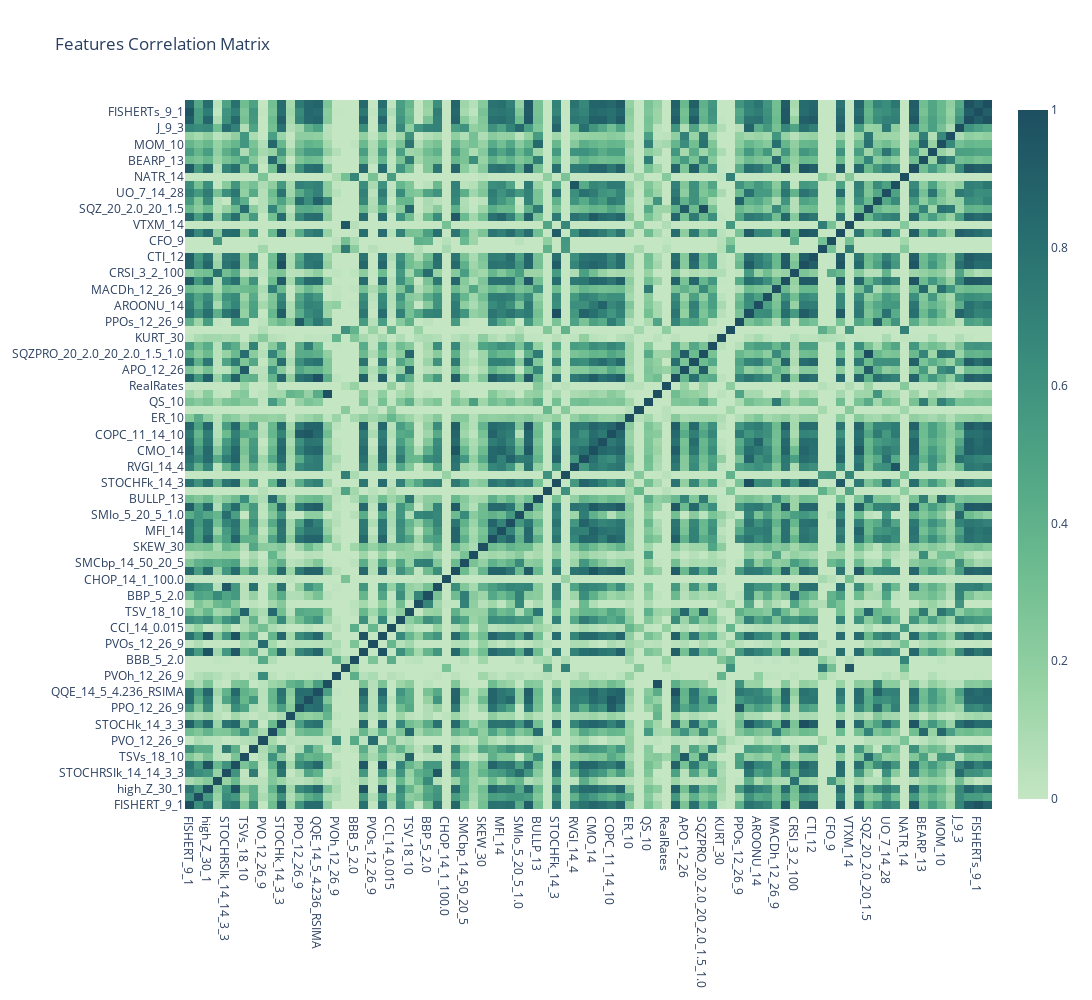

This figure's notebook cell:
### Markdown cell above
###### using the same Feature Selection class, specify the correlation coefficient Threshold of choice. (The projected tested correlation in the 0.60 - 0.90) ranges.

### Code cell
# Call the filter_correlation method, within the class providing it with the desired correlation threshold.
# The multicollinearity steps follows the Boruta and RFE intersection steps. Hence, there is no need to specify the dataframe, the code has designed such that it already takes as input the dataframe which contains the features output of Boruta and RFE intersection. 
# However, for testing purposes, there's an optionality to provide the function with both correlation coefficient and dataframe, and it will filter for multicollinearitu among features.
filtered_feature = feat_select.filter_correlation(corr_coeff=0.70)

### Figure 1 — Plotly figure (JSON) as saved in the notebook; plotly's stock layout.template omitted (floating-point values rounded to 4 significant figures; data arrays with more than 128 entries replaced by an {"elided": "..."} marker saying what was removed)
{"data": [{"colorscale": [[0.0, "rgb(196, 230, 195)"], [0.1667, "rgb(150, 210, 164)"], [0.3333, "rgb(109, 188, 144)"], [0.5, "rgb(77, 162, 132)"], [0.6667, "rgb(54, 135, 122)"], [0.8333, "rgb(38, 107, 110)"], [1.0, "rgb(29, 79, 96)"]], "x": ["FISHERT_9_1", "EXHC_UPa", "high_Z_30_1", "PCTRET_1", "STOCHRSIk_14_14_3_3", "close_Z_30_1", "TSVs_18_10", "REFLEX_20_20_0.04", "PVO_12_26_9", "EFI_13", "STOCHk_14_3_3", "PVIe_255", "PPO_12_26_9", "ENTP_10", "QQE_14_5_4.236_RSIMA", "TRIX_30_9", "PVOh_12_26_9", "RWIl_14", "BBB_5_2.0", "open_Z_30_1", "PVOs_12_26_9", "low_Z_30_1", "CCI_14_0.015", "RVI_14", "TSV_18_10", "STOCHh_14_3_3", "BBP_5_2.0", "STOCHRSId_14_14_3_3", "CHOP_14_1_100.0", "RWIh_14", "SMCbp_14_50_20_5", "SMCbi_14_50_20_5", "SKEW_30", "BIAS_SMA_26", "MFI_14", "ROC_10", "SMIo_5_20_5_1.0", "RSX_14", "BULLP_13", "EXHC_DNa", "STOCHFk_14_3", "CG_10", "RVGI_14_4", "PGO_14", "CMO_14", "AROONOSC_14", "COPC_11_14_10", "TRENDFLEX_20_20_0.04", "ER_10", "SMCtp_14_50_20_5", "QS_10", "TRIXs_30_9", "RealRates", "SMI_5_20_5_1.0", "APO_12_26", "EBSW_40_10", "SQZPRO_20_2.0_20_2.0_1.5_1.0", "PPOh_12_26_9", "KURT_30", "UI_14", "PPOs_12_26_9", "WILLR_14", "AROONU_14", "KVO_34_55_13", "MACDh_12_26_9", "D_9_3", "CRSI_3_2_100", "STOCHFd_14_3", "CTI_12", "AROOND_14", "CFO_9", "K_9_3", "VTXM_14", "VTXP_14", "SQZ_20_2.0_20_1.5", "QQE_14_5_4.236", "UO_7_14_28", "RVGIs_14_4", "NATR_14", "STOCHd_14_3_3", "BEARP_13", "ADOSC_3_10", "MOM_10", "EOM_14_100000000", "J_9_3", "TMO_14_5_3", "FISHERTs_9_1", "TMOs_14_5_3"], "y": ["FISHERT_9_1", "EXHC_UPa", "high_Z_30_1", "PCTRET_1", "STOCHRSIk_14_14_3_3", "close_Z_30_1", "TSVs_18_10", "REFLEX_20_20_0.04", "PVO_12_26_9", "EFI_13", "STOCHk_14_3_3", "PVIe_255", "PPO_12_26_9", "ENTP_10", "QQE_14_5_4.236_RSIMA", "TRIX_30_9", "PVOh_12_26_9", "RWIl_14", "BBB_5_2.0", "open_Z_30_1", "PVOs_12_26_9", "low_Z_30_1", "CCI_14_0.015", "RVI_14", "TSV_18_10", "STOCHh_14_3_3", "BBP_5_2.0", "STOCHRSId_14_14_3_3", "CHOP_14_1_100.0", "RWIh_14", "SMCbp_14_50_20_5", "SMCbi_14_50_20_5", "SKEW_30", "BIAS_SMA_26", "MFI_14", "ROC_10", "SMIo_5_20_5_1.0", "RSX_14", "BULLP_13", "EXHC_DNa", "STOCHFk_14_3", "CG_10", "RVGI_14_4", "PGO_14", "CMO_14", "AROONOSC_14", "COPC_11_14_10", "TRENDFLEX_20_20_0.04", "ER_10", "SMCtp_14_50_20_5", "QS_10", "TRIXs_30_9", "RealRates", "SMI_5_20_5_1.0", "APO_12_26", "EBSW_40_10", "SQZPRO_20_2.0_20_2.0_1.5_1.0", "PPOh_12_26_9", "KURT_30", "UI_14", "PPOs_12_26_9", "WILLR_14", "AROONU_14", "KVO_34_55_13", "MACDh_12_26_9", "D_9_3", "CRSI_3_2_100", "STOCHFd_14_3", "CTI_12", "AROOND_14", "CFO_9", "K_9_3", "VTXM_14", "VTXP_14", "SQZ_20_2.0_20_1.5", "QQE_14_5_4.236", "UO_7_14_28", "RVGIs_14_4", "NATR_14", "STOCHd_14_3_3", "BEARP_13", "ADOSC_3_10", "MOM_10", "EOM_14_100000000", "J_9_3", "TMO_14_5_3", "FISHERTs_9_1", "TMOs_14_5_3"], "z": {"elided": "88x88 float values"}, "zmax": 1, "zmin": 0, "type": "heatmap", "text": {"elided": "88x88 float values"}}], "layout": {"font": {"size": 12}, "margin": {"l": 100, "r": 100, "t": 100, "b": 100}, "title": {"text": "Features Correlation Matrix"}, "width": 1200, "height": 1000, "plot_bgcolor": "rgba(255, 255, 255, 1)", "paper_bgcolor": "rgba(255, 255, 255, 1)"}}
